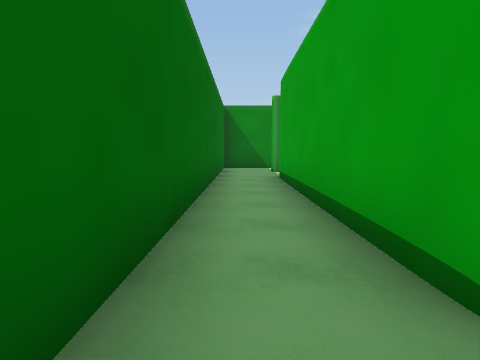
View 1 (above)

24 first-person views from a walk through a scene from a Unity 3-D project. The camera is 1.4 m above the floor, tilts 6° down and sees 80° across. The floor is counted in squares, 2 m on a side. Each view is taken from the middle of a square. On the plan, view 1 faces up. The plan holds only what a view shows up to about 10 squares ahead; the rest is blank. The player is left out.

View 2
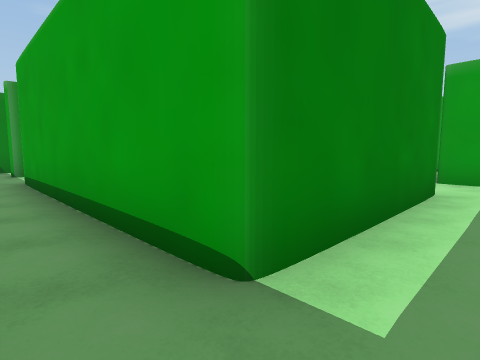

View 3
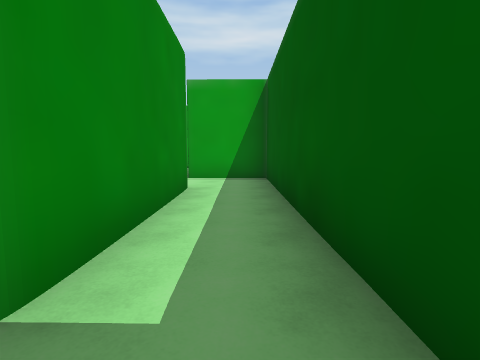

View 4
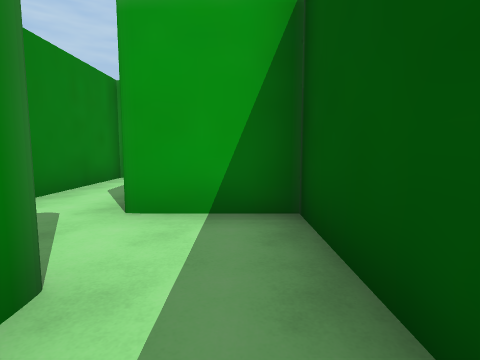

View 5
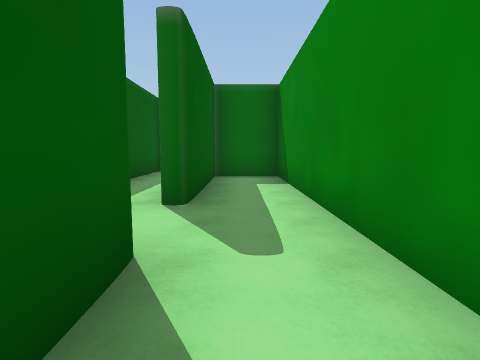

View 6
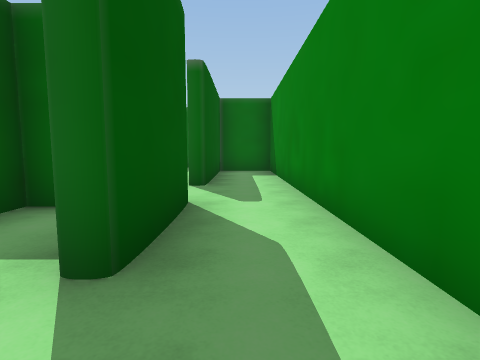

View 7
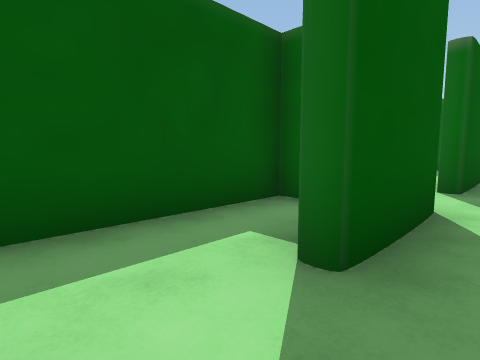

View 8
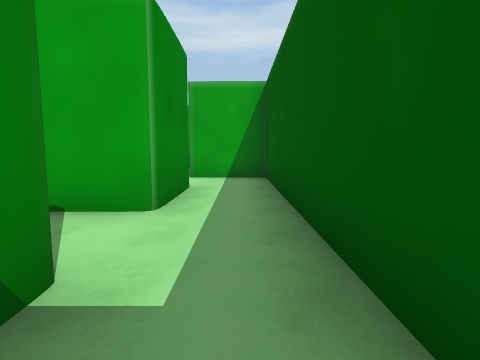

View 9
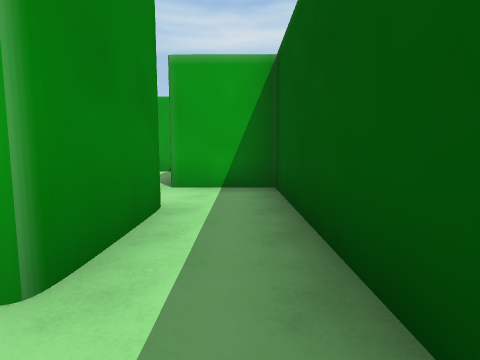

View 10
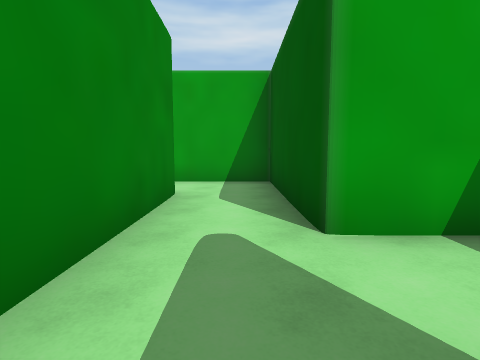

View 11
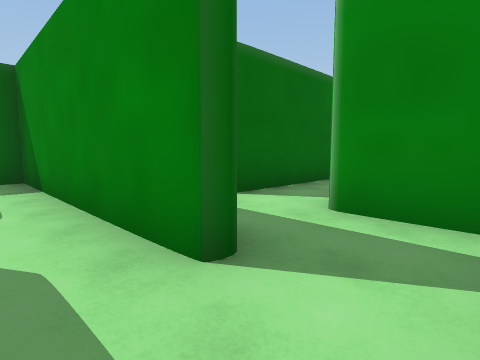

View 12
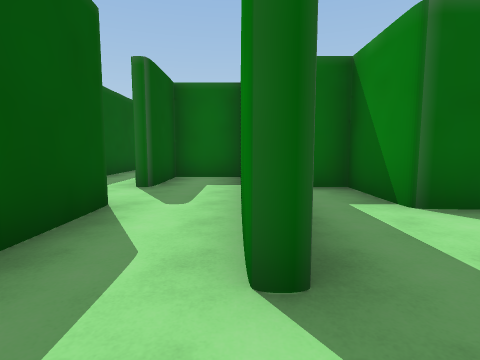

View 13
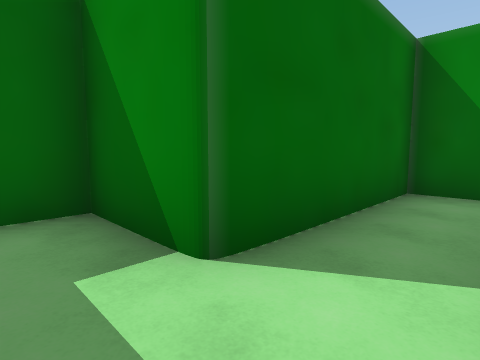

View 14
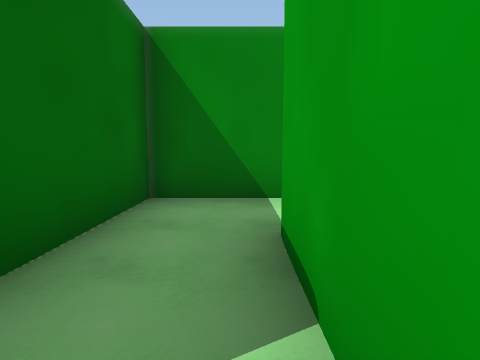

View 15
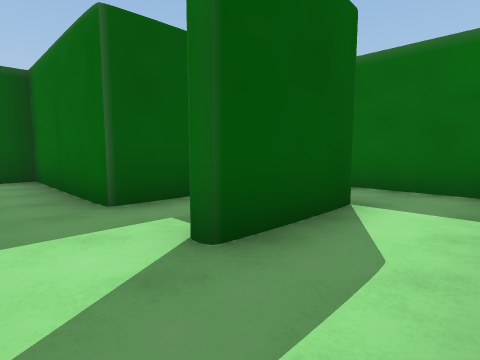

View 16
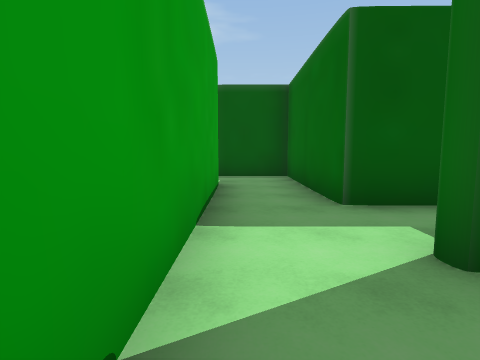

View 17
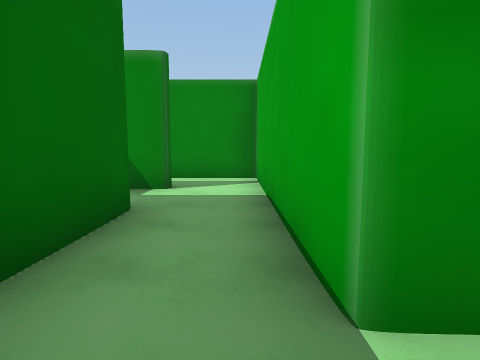

View 18
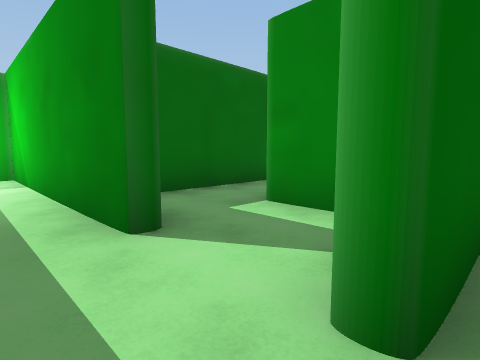

View 19
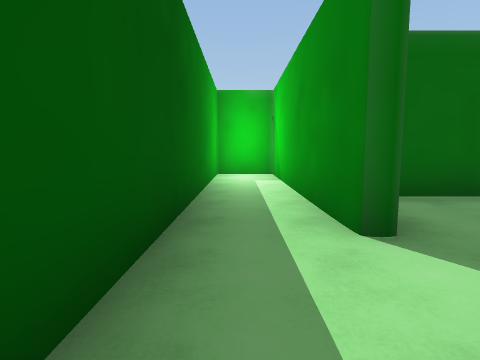

View 20
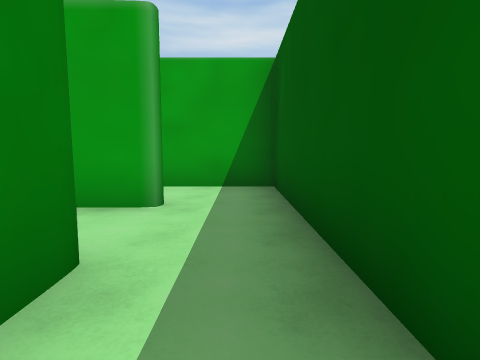

View 21
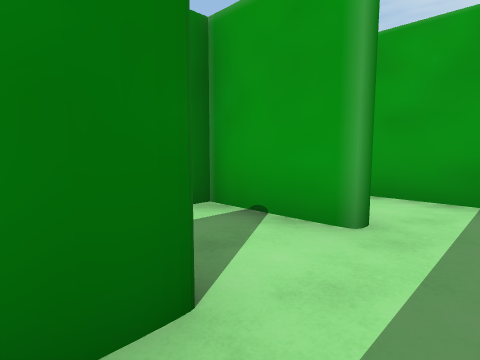

View 22
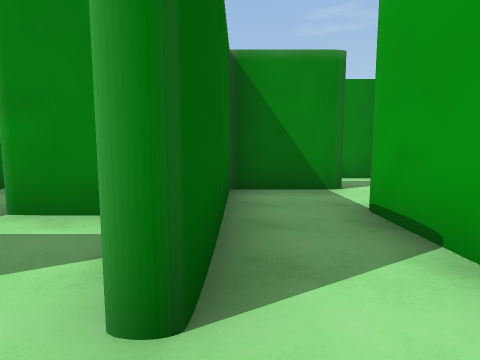

View 23
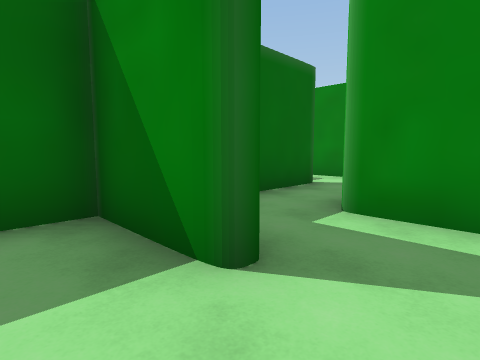

View 24
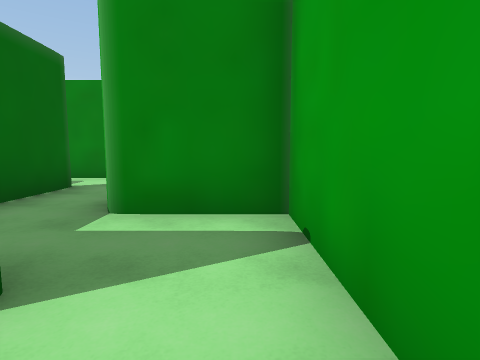

### Floor plan
Points are (right, up) in squares from view 1. A wall is a line through its corners. A room is listed if a view was taken in it or the views show most of it. See-through windows are left out.
Room 1 (views 1, 2, 3, 4)
walls: (4.5, 0.7) (3.2, 0.6); (5.3, 0.9) (1, 1); (-0.6, -0.7) (7.1, -0.7) (7.1, 1.3)
ways out: opening at (6, 1) to room 2; opening at (0, 1)
Room 2 (views 5, 6, 7)
walls: (7.1, 1.3) (9.4, 1.3); (11.2, 0.9) (11.2, 3) (1.4, 3) (1.4, 1.3) (5.3, 1.3)
ways out: opening at (6, 1) to room 1; opening at (10.5, 1) to room 3
Room 3 (views 8, 9)
walls: (7.5, -0.2) (7.5, -0.7) (11.4, -0.7)
ways out: opening at (10.5, 1) to room 2; opening at (12.5, 0) to room 11
Room 4 (view 10)
walls: (15.4, 3) (11.6, 3) (11.6, 1.3) (13.4, 1.4); (15.3, 0.5) (15.3, 1.4)
ways out: opening at (16.5, 2) to room 5; opening at (14.5, 1) to room 11
Room 5 (views 11, 12)
walls: (17.6, 3) (15.4, 3); (15.3, 1.4) (19.3, 1.4) (19.3, 3.5)
ways out: opening at (16.5, 2) to room 4; opening at (18.5, 3) to room 6
Room 6 (views 13, 14)
walls: (18.8, 5) (17.3, 5) (17.3, 7.3); (17.6, 9.1) (15.7, 9.1) (15.7, 5) (13.6, 5) (13.6, 4.2)
ways out: opening at (18.5, 3) to room 5; opening at (18.5, 8.5) to room 7
Room 7 (views 15, 16)
walls: (19.6, 7.1) (19, 7.1); (18.4, 5.4) (19.7, 5.4) (19.7, 2.4); (17.7, 7.5) (19.7, 7.4); (21.4, 3) (21.4, 9.1) (19.2, 9.1)
ways out: opening at (18.5, 8.5) to room 6; opening at (21, 2) to room 8
Room 8 (views 17, 20, 21)
walls: (21.7, 1) (15.7, 0.9) (15.7, -0.7) (23.5, -0.7); (23.4, 1.1) (23.4, 3) (21.4, 3); (19.7, 2.4) (19.7, 1.4) (21.7, 1.4)
ways out: opening at (21, 2) to room 7; opening at (24, 0) to room 9
Room 9 (views 18, 19, 22)
walls: (23.5, -0.7) (25.5, -0.7) (25.5, 3.3); (23.8, 3.5) (23.8, 1.1)
ways out: opening at (24, 0) to room 8; opening at (25, 4) to room 10
Room 10 (views 23, 24)
walls: (25.6, 5) (23.8, 5) (23.8, 3.5); (27.5, 4.5) (27.5, 7.1) (25.6, 7.1)
ways out: opening at (25, 4) to room 9; opening at (25, 6)
Room 11 (no view inside)
walls: (13.4, 0.8) (12.4, 0.8); (12.5, 0.9) (11.2, 0.9); (11.4, -0.7) (15.3, -0.7) (15.3, 0.5)
ways out: opening at (12.5, 0) to room 3; opening at (14.5, 1) to room 4

Positions as (right, up) in squares from view 1, and headings:
1: (0, 0), facing up
2: (0, 0), facing up-right
3: (0, 0), facing right
4: (4, 0), facing right
5: (9, 2), facing left
6: (11, 2), facing left
7: (11, 2), facing down-left
8: (8, 0), facing right
9: (10, 0), facing right
10: (13, 2), facing right
11: (19, 2), facing up-left
12: (19, 3), facing left
13: (17, 4), facing up-left
14: (17, 5), facing up
15: (21, 9), facing down-left
16: (21, 9), facing down
17: (21, 2), facing up
18: (24, 0), facing up-left
19: (24, 0), facing left
20: (20, 0), facing right
21: (21, 0), facing up-right
22: (24, 0), facing up
23: (27, 4), facing up-left
24: (27, 4), facing up
